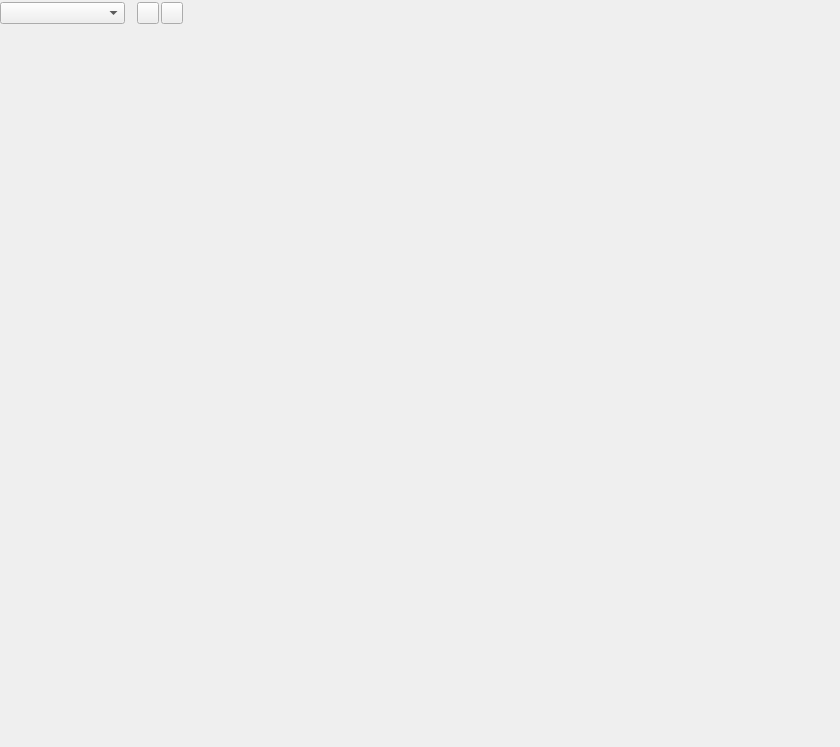
<?xml version="1.0" encoding="UTF-8"?>
<ui version="4.0">
 <class>DashboardWindow</class>
 <widget class="QWidget" name="DashboardWindow">
  <property name="geometry">
   <rect>
    <x>0</x>
    <y>0</y>
    <width>840</width>
    <height>747</height>
   </rect>
  </property>
  <property name="windowTitle">
   <string>Dashboard</string>
  </property>
  <property name="windowIcon">
   <iconset resource="../../LegacyResources/LegacyResources.qrc">
    <normaloff>:/icons/code_colored.png</normaloff>:/icons/code_colored.png</iconset>
  </property>
  <layout class="QVBoxLayout" name="verticalLayout" stretch="0,1">
   <property name="spacing">
    <number>0</number>
   </property>
   <property name="leftMargin">
    <number>0</number>
   </property>
   <property name="topMargin">
    <number>0</number>
   </property>
   <property name="rightMargin">
    <number>0</number>
   </property>
   <property name="bottomMargin">
    <number>0</number>
   </property>
   <item>
    <widget class="QWidget" name="m_toolbar" native="true">
     <layout class="QHBoxLayout" name="horizontalLayout">
      <property name="spacing">
       <number>2</number>
      </property>
      <property name="leftMargin">
       <number>0</number>
      </property>
      <property name="topMargin">
       <number>2</number>
      </property>
      <property name="rightMargin">
       <number>0</number>
      </property>
      <property name="bottomMargin">
       <number>2</number>
      </property>
      <item>
       <widget class="QComboBox" name="m_savesComboBox">
        <property name="minimumSize">
         <size>
          <width>125</width>
          <height>0</height>
         </size>
        </property>
        <property name="minimumContentsLength">
         <number>0</number>
        </property>
        <property name="frame">
         <bool>true</bool>
        </property>
       </widget>
      </item>
      <item>
       <spacer name="m_saveToButtonSpacer">
        <property name="orientation">
         <enum>Qt::Horizontal</enum>
        </property>
        <property name="sizeType">
         <enum>QSizePolicy::Fixed</enum>
        </property>
        <property name="sizeHint" stdset="0">
         <size>
          <width>10</width>
          <height>20</height>
         </size>
        </property>
       </spacer>
      </item>
      <item>
       <widget class="QPushButton" name="m_saveButton">
        <property name="sizePolicy">
         <sizepolicy hsizetype="Fixed" vsizetype="Fixed">
          <horstretch>0</horstretch>
          <verstretch>0</verstretch>
         </sizepolicy>
        </property>
        <property name="minimumSize">
         <size>
          <width>22</width>
          <height>22</height>
         </size>
        </property>
        <property name="baseSize">
         <size>
          <width>18</width>
          <height>0</height>
         </size>
        </property>
        <property name="text">
         <string/>
        </property>
        <property name="icon">
         <iconset resource="../../LegacyResources/LegacyResources.qrc">
          <normaloff>:/icons/floppy_disk.png</normaloff>:/icons/floppy_disk.png</iconset>
        </property>
        <property name="flat">
         <bool>false</bool>
        </property>
       </widget>
      </item>
      <item>
       <widget class="QPushButton" name="m_deleteButton">
        <property name="sizePolicy">
         <sizepolicy hsizetype="Fixed" vsizetype="Fixed">
          <horstretch>0</horstretch>
          <verstretch>0</verstretch>
         </sizepolicy>
        </property>
        <property name="minimumSize">
         <size>
          <width>22</width>
          <height>22</height>
         </size>
        </property>
        <property name="text">
         <string/>
        </property>
        <property name="icon">
         <iconset resource="../../LegacyResources/LegacyResources.qrc">
          <normaloff>:/icons/delete_small.png</normaloff>:/icons/delete_small.png</iconset>
        </property>
       </widget>
      </item>
      <item>
       <spacer name="m_rightToolbarSpacer">
        <property name="orientation">
         <enum>Qt::Horizontal</enum>
        </property>
        <property name="sizeHint" stdset="0">
         <size>
          <width>712</width>
          <height>20</height>
         </size>
        </property>
       </spacer>
      </item>
     </layout>
    </widget>
   </item>
   <item>
    <widget class="Spire::DashboardWidget" name="m_dashboard" native="true"/>
   </item>
  </layout>
 </widget>
 <customwidgets>
  <customwidget>
   <class>Spire::DashboardWidget</class>
   <extends>QWidget</extends>
   <header>Spire/Dashboard/DashboardWidget.hpp</header>
   <container>1</container>
  </customwidget>
 </customwidgets>
 <resources>
  <include location="../../LegacyResources/LegacyResources.qrc"/>
 </resources>
 <connections/>
</ui>
